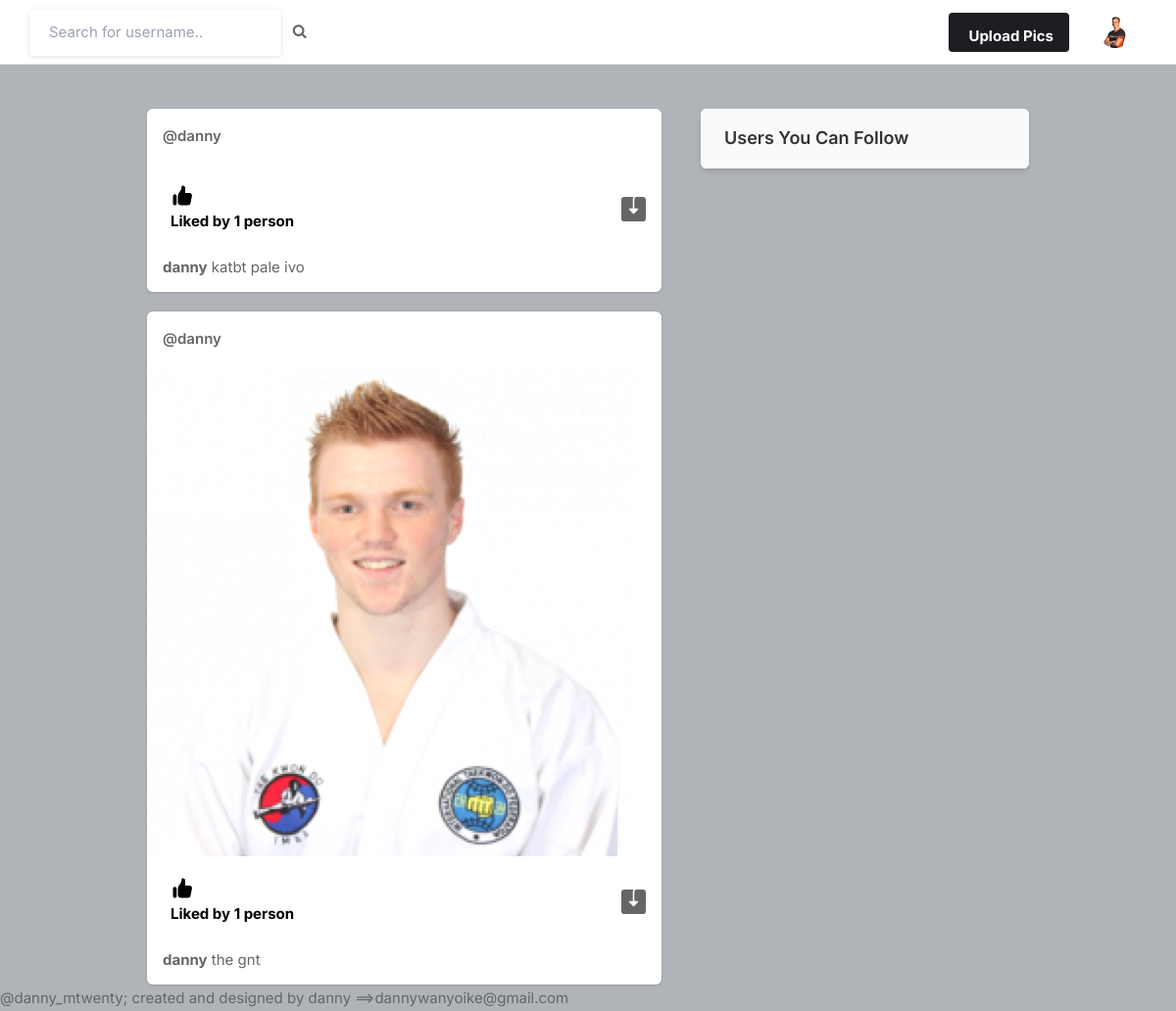
The app's page / (signed in) with its own data.
### core/models.py (models this page shows, shortened)
class Profile(models.Model):
    user = models.ForeignKey(User, on_delete=models.CASCADE)
    id_user = models.IntegerField()
    bio = models.TextField(blank=True)
    profileimg = models.ImageField(upload_to='profile_images', default='blank-profile-picture.png')
    location = models.CharField(max_length=100, blank=True)

class Post(models.Model):
    id = models.UUIDField(primary_key=True, default=uuid.uuid4)
    user = models.CharField(max_length=100)
    image = models.ImageField(upload_to='post_images')
    caption = models.TextField()
    created_at = models.DateTimeField(default=datetime.now)
    no_of_likes = models.IntegerField(default=0)

### core/views.py (the view)
# urls.py: path('',views.index,name='index'),
@login_required(login_url='signin')
def index(request):
    context = {}
    user_object = User.objects.get(username = request.user.username)
    user_profile = Profile.objects.get(user = user_object)
    posts = Post.objects.all()
    context['user_profile'] = user_profile
    context['posts'] = posts
    return render(request, 'index.html',context)

### templates/index.html (shortened to what this page needs)
{% load static %}
<!DOCTYPE html>
<html lang="en">
<head>
    <link rel="stylesheet" href="{% static 'assets/css/icons.css' %}">
    <link rel="stylesheet" href="{% static 'assets/css/uikit.css' %}">
    <link rel="stylesheet" href="{% static 'assets/css/style.css' %}">
    <link rel="stylesheet" href="{% static 'assets/css/tailwind.css' %}">
    <link rel="stylesheet" href="https://cdnjs.cloudflare.com/ajax/libs/font-awesome/4.7.0/css/font-awesome.min.css">
</head>
<body>
            <header>
                <div class="header_inner">
                    <form action="/search" method="POST">
                    <div class="left-side">
                            <input type="text" name="username" placeholder="Search for username..">&nbsp; &nbsp;
                            <button type="submit"><i class="fa fa-search fa-1x"></i></button>
                    </div>
                    </form>
                    <div class="right-side lg:pr-4">
                        <a href="#"
                            class="bg-pink-500 flex font-bold hidden hover:bg-pink-600 hover:text-white inline-block items-center lg:block max-h-10 mr-4 px-4 py-2 rounded shado text-white">
                              Upload Pics
                        </a>
                        <a href="#">
                            <img src="{{user_profile.profileimg.url}}" class="header-avatar" alt="">
                        </a>
                    </div>
                </div>
            </header>
            <div class="container m-auto">
                <div class="lg:flex justify-center lg:space-x-10 lg:space-y-0 space-y-5">
                    <div class="space-y-5 flex-shrink-0 lg:w-7/12">
                        {% for post in posts reversed %}
                        <div class="bg-white shadow rounded-md  -mx-2 lg:mx-0">
                            <div class="flex justify-between items-center px-4 py-3">
                                <div class="flex flex-1 items-center space-x-4">
                                    <span class="block font-semibold "><a href="/profile/{{post.user}}">@{{post.user}}</a></span>
                                </div>
                              <div>
                                <a href="#"> <i class="icon-feather-more-horizontal text-2xl hover:bg-gray-200 rounded-full p-2 transition -mr-1 "></i> </a>
                              </div>
                            </div>
                            <div uk-lightbox>
                                <a href="{{post.image.url}}">
                                    <img src="{{post.image.url}}" alt="">
                                </a>
                            </div>
                            <div class="py-3 px-4 space-y-3">
                                <div class="flex space-x-4 lg:font-bold">
                                    <a href="/like-post?post_id={{post.id}}" class="flex items-center space-x-2">
                                        <div class="p-2 rounded-full text-black">
                                            {% if post.no_of_likes == 0 %}
                                            <p>No likes</p>
                                            {% elif post.no_of_likes == 1 %}
                                            <p>Liked by {{post.no_of_likes}} person</p>
                                            {% else %}
                                            <p>Liked by {{post.no_of_likes}} people</p>
                                            {% endif %}
                                        </div>
                                    </a>
                                    <a href="{{post.image.url}}" class="flex items-center space-x-2 flex-1 justify-end" download>
                                    </a>
                                </div>
                                <p>
                                    <a href="/profile/{{post.user}}"><strong>{{post.user}}</strong></a> {{post.caption}}
                                </p>
                            </div>
                        </div>
                        {% endfor %}
                    </div>
                    <div class="lg:w-5/12">
                        <div class="bg-white  shadow-md rounded-md overflow-hidden">
                            <div class="bg-gray-50  border-b border-gray-100 flex items-baseline justify-between py-4 px-6 ">
                                <h2 class="font-semibold text-lg">Users You Can Follow</h2>
                            </div>
                        </div>
                    </div>
                </div>
            </div>
</body>
<footer>
    <p>@danny_mtwenty; created and designed by danny ==>dannywanyoike@gmail.com</p>
</footer>
</html>

### static/assets/css/style.css (style rules this page uses)
body { background-color: #B0B3B8!important; }
button { vertical-align: middle; }
input { height: 48px; line-height: 48px; padding: 0 20px; outline: none; font-size: 15px; color: #808080; max-width: 100%; width: 100%; -webkit-box-sizing: border-box; box-sizing: border-box; display: block; font-weight: 400; opacity: 1; border-radius: 4px; border: none; -webkit-box-shadow: 0 1px 4px 0px rgba(0, 0, 0, 0.12); box-shadow: 0 1px 4px 0px rgba(0, 0, 0, 0.12); }
input[type="text"], input[type="password"], input[type="email"], input[type="number"] { height: 48px; line-height: 48px; padding: 0 20px; outline: none; font-size: 15px; color: #808080; max-width: 100%; width: 100%; -webkit-box-sizing: border-box; box-sizing: border-box; display: block; font-weight: 400; opacity: 1; border-radius: 4px; border: none; -webkit-box-shadow: 0 1px 4px 0px rgba(0, 0, 0, 0.12); box-shadow: 0 1px 4px 0px rgba(0, 0, 0, 0.12); }
input { -webkit-transition: all 0.1s ease-in-out; transition: all 0.1s ease-in-out; }
::placeholder { color: #808080; opacity: 1; }
button { border: none; margin: 0; padding: 0; width: auto; overflow: visible; background: transparent; color: inherit; font: inherit; line-height: normal; cursor: pointer; }
a { color: #be185d; -webkit-transition: 0.3s; transition: 0.3s; outline: none !important; }
button { outline: none !important; }
img { max-width: 100%; }
body { color: #666; font-size: 15px; line-height: 27px; background-color: #f0f2f5; font-family: "Inter", sans-serif; text-transform: none; }
body p { font-size: 15px; line-height: 27px; }
h1, h2, h3, h4, h5, h6 { font-family: "Inter", sans-serif; text-transform: none; }
input[type="text"], input[type="password"], input[type="email"] { font-family: "Inter", sans-serif; text-transform: none; }
button, body .pac-container { font-family: "Inter", sans-serif; text-transform: none; }
h1, h2, h3, h4, h5, h6 { color: #333; font-weight: 500; margin: 0; padding: 0; }
h2 { font-size: 26px; }
b, strong { font-weight: 700 !important; }
@media (min-width: 1024px) { .container { max-width: 900px !important; padding-top: 45px; } }
header { background-color: #fff; left: 0; right: 0; top: 0; z-index: 99; height: 66px; display: -webkit-box; display: -ms-flexbox; display: flex; -webkit-box-align: center; -ms-flex-align: center; align-items: center; border-bottom: 1px solid #e5e7eb; }
header .header_inner { display: -webkit-box; display: -ms-flexbox; display: flex; -webkit-box-align: center; -ms-flex-align: center; align-items: center; max-width: 1090px; margin: auto; width: 100%; max-width: 100% !important; padding: 0 30px; }
header .header_inner .left-side { display: -webkit-box; display: -ms-flexbox; display: flex; -webkit-box-align: center; -ms-flex-align: center; align-items: center; }
header .header_inner .right-side { display: -webkit-box; display: -ms-flexbox; display: flex; -webkit-box-align: center; -ms-flex-align: center; align-items: center; -webkit-box-pack: end; -ms-flex-pack: end; justify-content: flex-end; margin-left: auto; }
header .header_inner .right-side .header-avatar { width: 32px; height: 32px; border-radius: 100%; margin-left: 15px; }

### records on screen
Profile: profileimg (picture)
Post: user "danny", no_of_likes "1", caption "katbt pale ivo"
Post: user "danny", image (picture), no_of_likes "1", caption "the gnt"
